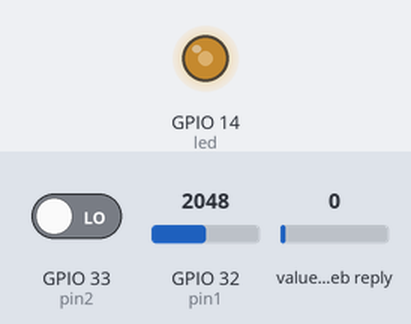
Recording of a sketch running on a simulated ESP32. On the bench: output pins drawn as LEDs (lit = HIGH). The test bench sets the inputs (shaded band); at power-on: GPIO 32 (pin1) = 2048, GPIO 33 (pin2) LOW, value in the web reply 0. WiFi joins after 1.5 s; servers stay silent unless stated; web services answer with replies made up by the test bench; what the sketch prints to the serial monitor is not drawn.

Above: at 3.2 s.
3.3 s: GPIO 32 (pin1) set to 2866
At 4.8 s:
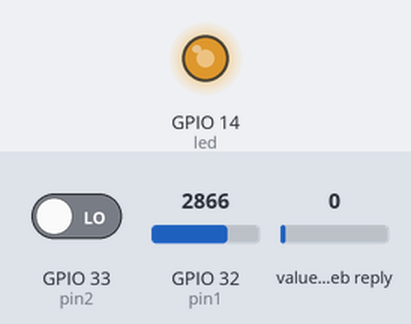
5.4 s: GPIO 32 (pin1) set to 3603
At 6.5 s:
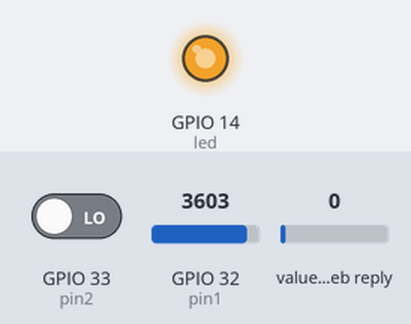
7.5 s: GPIO 32 (pin1) set to 491
At 9.3 s:
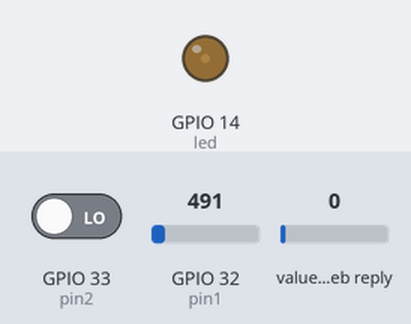
9.6 s: GPIO 33 (pin2) driven HIGH
At 12.2 s:
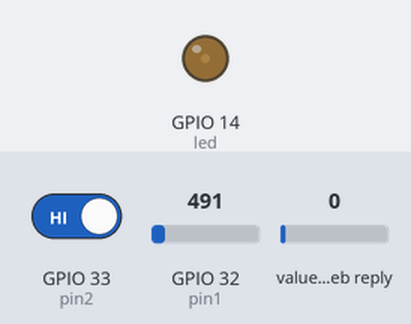
12.3 s: GPIO 33 (pin2) driven LOW
At 12.9 s:
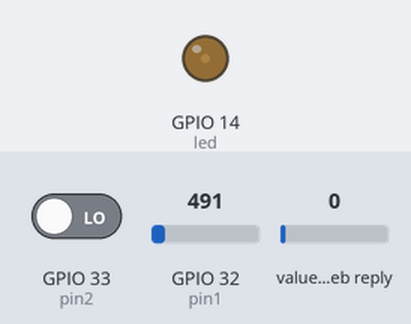
13.8 s: GPIO 32 (pin1) set to 0
At 15.7 s:
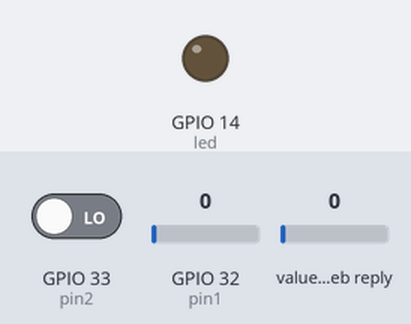
Timing chart, 0 to 16.7 s (numbered marks = the images above; inputs shaded):
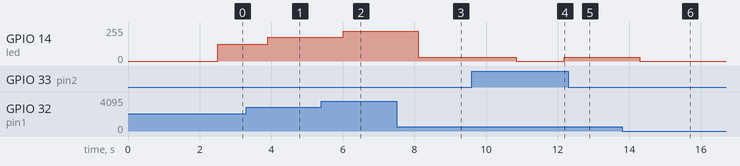

Measured:
- after the input at 3.3 s, GPIO 14 (led): 127/255 → 178/255 after 0.61 s
- after the input at 5.4 s, GPIO 14 (led): 178/255 → 224/255 after 0.61 s
- after the input at 7.5 s, GPIO 14 (led): 224/255 → 30/255 after 0.61 s
- after the input at 9.6 s, GPIO 14 (led): 30/255 → 0/255 after 1.2 s, → 30/255 1.3 s later
- after the input at 12.3 s, GPIO 14 (led): stays 30/255 (without the input it goes to 0/255 after 1.2 s)
- after the input at 13.8 s, GPIO 14 (led): 30/255 → 0/255 after 0.49 s

The sketch:

mid.ino
```cpp
#include <WiFi.h>
#include <Arduino_JSON.h>
#include <HTTPClient.h>

#define led 14
#define pin1 32 //  light sensor
#define pin2 33 //  button

WiFiServer server(80);  // Set up the server on port 80

const char* ssid = "我心繫著你卻新細明體";    // your network SSID
const char* password = "113040045";    // your network password

// Domain Name with full URL Path for HTTP POST Request
const char* serverName = "http://api.thingspeak.com/update";

// write API Key provided by thingspeak
String apiKey = "TZK50THANG5L4BLG";    // your write API key

int sensorValue = 0;
int lightValue = 0;
int buttonState = 0;
bool islight = true;

void setup() {
  pinMode(led, OUTPUT);
  pinMode(pin2, INPUT);

  Serial.begin(115200);

  WiFi.begin(ssid, password);

  while (WiFi.status() != WL_CONNECTED) {
    delay(1000);
    Serial.println("Connecting to WiFi..");
  }

  Serial.print("Connected to WiFi network with IP Address: ");
  Serial.println(WiFi.localIP());


  // Start the server
  server.begin();
  Serial.println("Server started.");
}

void loop() {

  if ((WiFi.status() == WL_CONNECTED)) { //Check the current connection status
    // Check if a new client has connected
    WiFiClient client;
    HTTPClient http;
    delay(500);
    //  detection
    buttonState = digitalRead(pin2);  //  read button
    if(buttonState == HIGH)  //  press
    {
      Serial.print("Press Button, ");
      islight = !islight;

      HTTPClient http;
      http.begin("https://api.thingspeak.com/channels/2746477/fields/1/last.json?api_key=QB5PQ8B7MGP0GSE3"); //Specify the URL

      int Response = http.GET();  //Make the request
      if (Response > 0) { //Check for the returning code

        String payload = http.getString();
        Serial.print("HTTP Response code: ");
        Serial.println(Response);
        Serial.println(payload);  // Print JSON response

        // Parse JSON response using Arduino_JSON library
        JSONVar jsonData = JSON.parse(payload);

        // Check if parsing was successful
        if (JSON.typeof(jsonData) == "undefined") {
          Serial.println("Parsing input failed!");
          return;
        }

        String field1Value = jsonData["field1"];
        Serial.print("Field1 value lightSensor: ");
        Serial.println(field1Value);  // Print the value of field1

        HTTPClient http;
        http.begin("https://api.thingspeak.com/channels/2746477/fields/2/last.json?api_key=QB5PQ8B7MGP0GSE3"); //Specify the URL

        int Response = http.GET();  //Make the request
        if (Response > 0) { //Check for the returning code

          String payload = http.getString();
          Serial.print("HTTP Response code: ");
          Serial.println(Response);
          Serial.println(payload);  // Print JSON response

          // Parse JSON response using Arduino_JSON library
          JSONVar jsonData = JSON.parse(payload);

          // Check if parsing was successful
          if (JSON.typeof(jsonData) == "undefined") {
            Serial.println("Parsing input failed!");
            return;
          }

          String field2Value = jsonData["field2"];
          Serial.print("Field2 value LED: ");
          Serial.println(field2Value);  // Print the value of field1

          HTTPClient http;
          http.begin("https://api.thingspeak.com/channels/2746477/fields/3/last.json?api_key=QB5PQ8B7MGP0GSE3"); //Specify the URL

          int Response = http.GET();  //Make the request
          if (Response > 0) { //Check for the returning code

            String payload = http.getString();
            Serial.print("HTTP Response code: ");
            Serial.println(Response);
            Serial.println(payload);  // Print JSON response

            // Parse JSON response using Arduino_JSON library
            JSONVar jsonData = JSON.parse(payload);

            // Check if parsing was successful
            if (JSON.typeof(jsonData) == "undefined") {
              Serial.println("Parsing input failed!");
              return;
            }

            String field3Value = jsonData["field3"];
            Serial.print("Field3 value press: ");
            Serial.println(field3Value);  // Print the value of field1
          }
        }
      }
      http.end();
    }
    else
    {
      Serial.print("Unpress Button, ");
    }


    if(islight)
    {
      sensorValue = analogRead(pin1);
      Serial.print("pin1光敏電阻:");
      Serial.print(sensorValue);

      lightValue = map(sensorValue, 0, 4100, 0, 255);
      Serial.print(" ,led:");
      Serial.println(lightValue);
      analogWrite(led, lightValue);
    }
    else
    {
      //  trun off LED
      analogWrite(led, 0);
    }


    http.begin(client, serverName);
    http.addHeader("Content-Type", "application/x-www-form-urlencoded");

    String httpRequestData = "api_key=" + apiKey + "&field1=" + String(sensorValue) + "&field2=" + String(lightValue) + "&field3=" + String(buttonState);

    int httpResponseCode = http.POST(httpRequestData);
    if (httpResponseCode <= 0) { //Check for the returning code
      Serial.println("Error on HTTP request");
    }

    http.end();
    // Close the client connection
  }
  else {
    Serial.println("WiFi Disconnected");
  }
}
```
